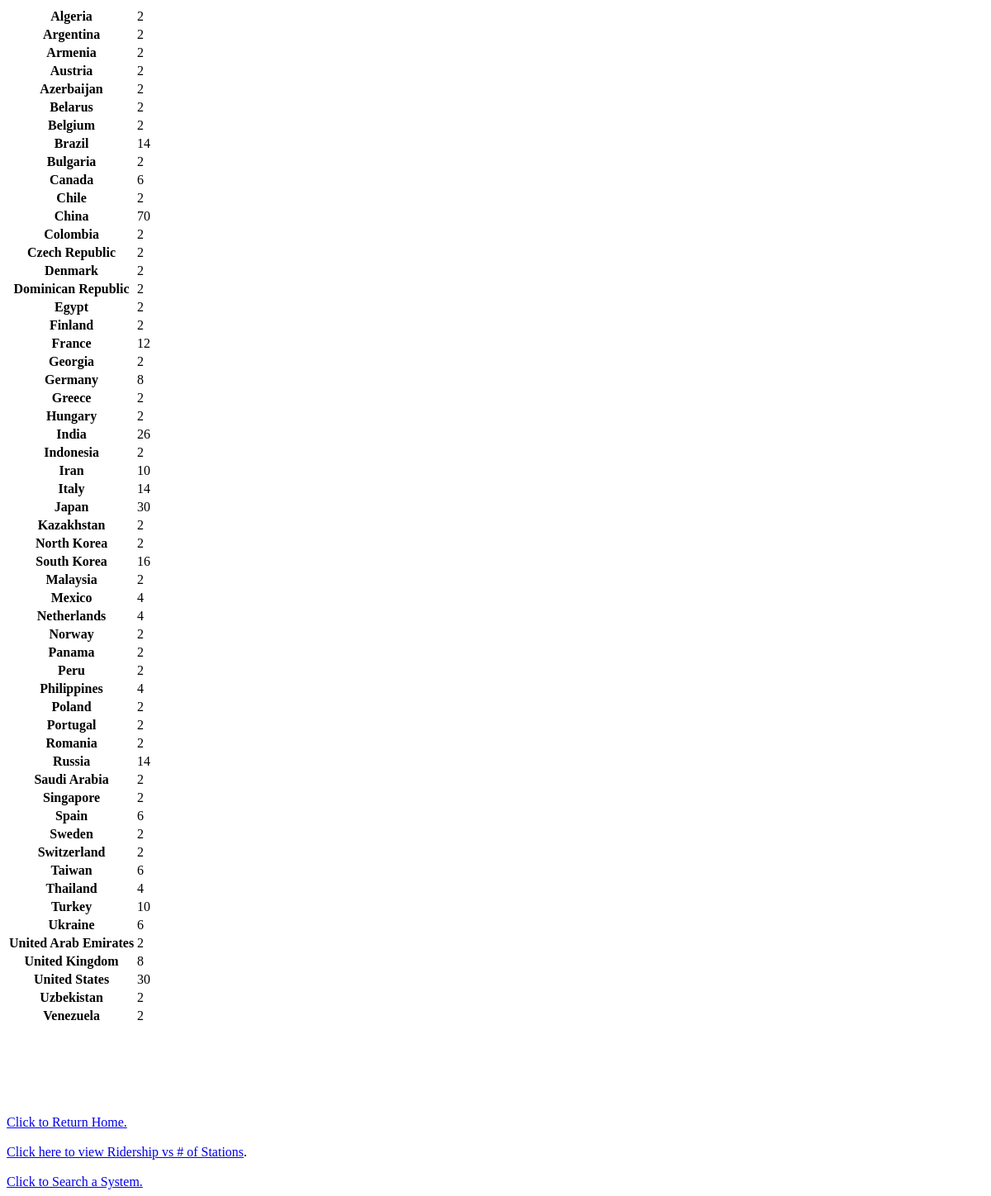
Page /systems_per_country on the earlier database version.
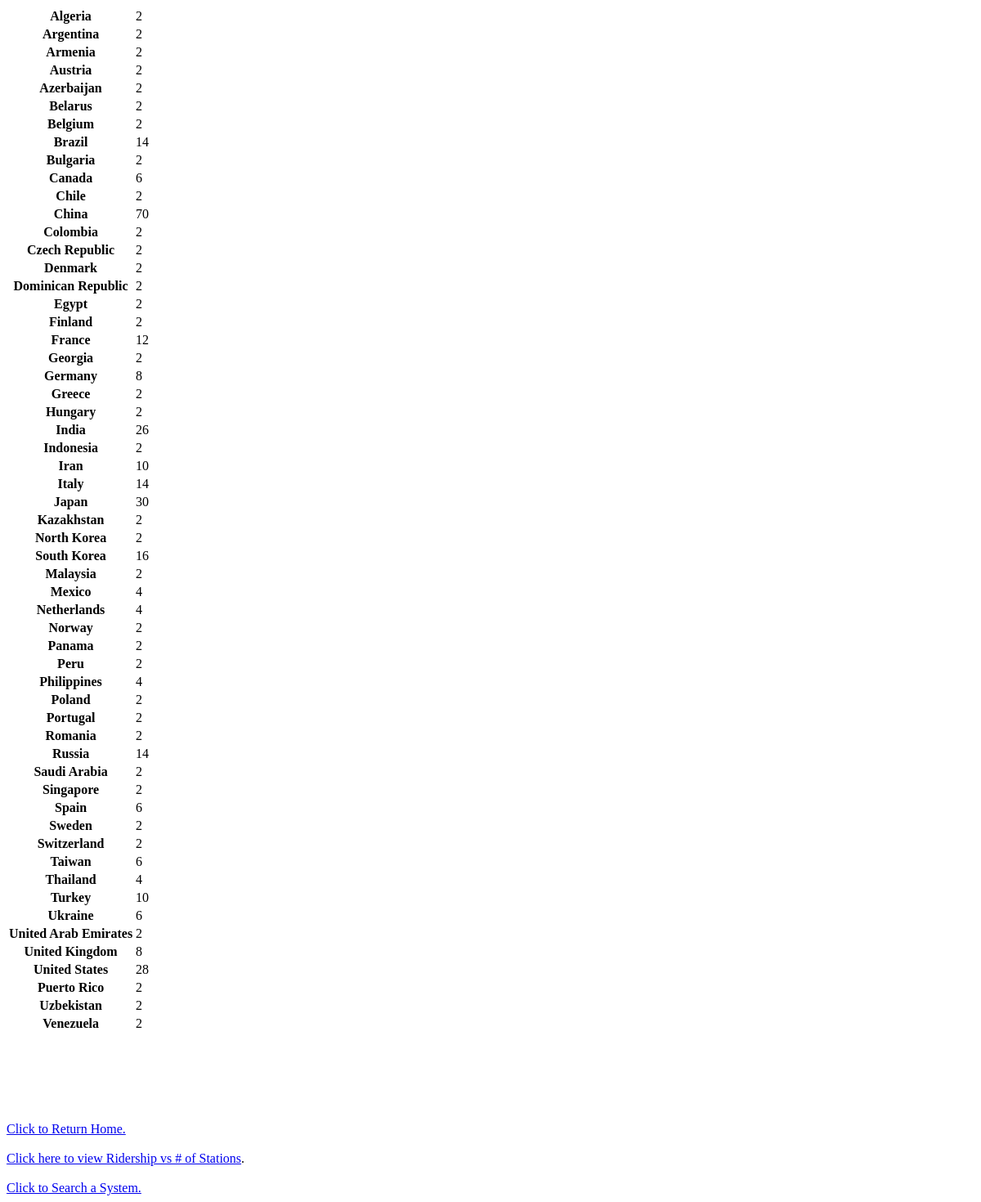
Same page on the later database version.
### SI507project_db.py (models this page shows)
class Cities(Base):
    __tablename__ = 'cities'
    id = Column(Integer,primary_key = True, autoincrement = True)
    City = Column(String(250), nullable = False)
    Country = Column(String(250), nullable = False)

### SI507project_flask.py (the view)
@app.route('/systems_per_country')
def stations():
    dict = {}
    for i in system_table:
        city_name = SI507project_db.session.query(SI507project_db.Cities).filter_by(id=i.City_id).first()
        if city_name.Country not in dict:
            dict[city_name.Country] = 1
        else:
            dict[city_name.Country] += 1
    class Item(object):
        def __init__(self, name, description):
            self.name = name
            self.description = description
    return render_template('stations_table.html',result=dict) + '<br><br><br><br><br><br> <a href="http://localhost:5000/">Click to Return Home. </a> <br><br> <a href="http://localhost:5000/ridership_by_stations">Click here to view Ridership vs # of Stations</a>. <br><br> <a href="http://localhost:5000/info">Click to Search a System.</a>'

### templates/stations_table.html
<table>
{% for key, value in result.items() %}
   <tr>
        <th> {{ key }} </th>
        <td> {{ value }} </td>
   </tr>
{% endfor %}
</table>

Differences in the rows shown:
computed for Cities "United States": value "30" → "28"
now on this page (row edited): Cities: Country "Puerto Rico", value "2"
